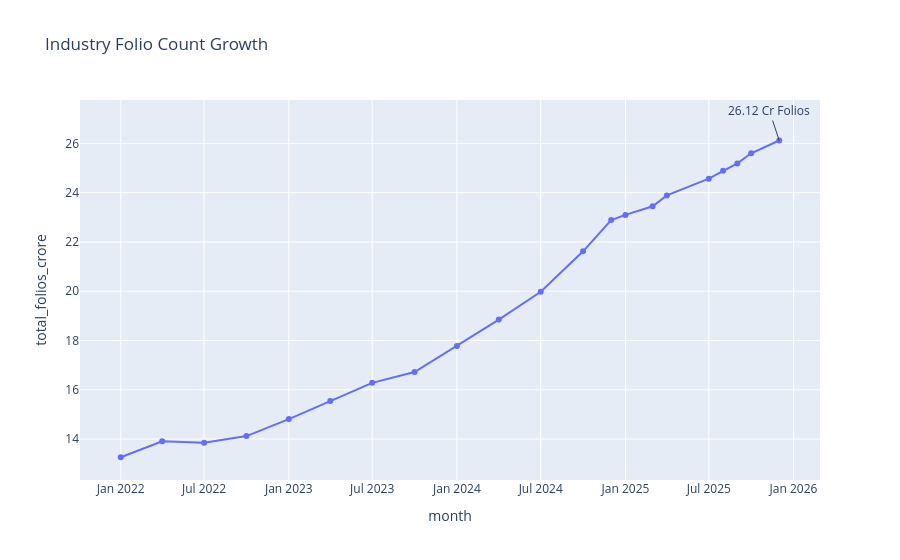

The notebook cell saved with this chart:
### Markdown cell above
---
## 7. Folio Count Growth

**Objective:** Show growth from 13.26 Cr → 26.12 Cr with key milestones.

### Code cell
import plotly.express as px

fig = px.line(folio, x="month", y="total_folios_crore", title="Industry Folio Count Growth", markers=True)
peak = folio.loc[folio["total_folios_crore"].idxmax()]
fig.add_annotation(x=peak["month"], y=peak["total_folios_crore"], text="26.12 Cr Folios", showarrow=True)
fig.show()

### Figure 1 — Plotly figure (JSON) as saved in the notebook; plotly's stock layout.template omitted (floating-point values rounded to 4 significant figures)
{"data": [{"hovertemplate": "month=%{x}<br>total_folios_crore=%{y}<extra></extra>", "legendgroup": "", "line": {"color": "#636efa", "dash": "solid"}, "marker": {"symbol": "circle"}, "mode": "lines+markers", "name": "", "orientation": "v", "showlegend": false, "type": "scatter", "x": ["2022-01-01T00:00:00", "2022-04-01T00:00:00", "2022-07-01T00:00:00", "2022-10-01T00:00:00", "2023-01-01T00:00:00", "2023-04-01T00:00:00", "2023-07-01T00:00:00", "2023-10-01T00:00:00", "2024-01-01T00:00:00", "2024-04-01T00:00:00", "2024-07-01T00:00:00", "2024-10-01T00:00:00", "2024-12-01T00:00:00", "2025-01-01T00:00:00", "2025-03-01T00:00:00", "2025-04-01T00:00:00", "2025-07-01T00:00:00", "2025-08-01T00:00:00", "2025-09-01T00:00:00", "2025-10-01T00:00:00", "2025-12-01T00:00:00"], "xaxis": "x", "y": [13.26, 13.91, 13.85, 14.12, 14.81, 15.54, 16.28, 16.72, 17.78, 18.85, 19.98, 21.62, 22.89, 23.1, 23.45, 23.89, 24.57, 24.89, 25.19, 25.6, 26.12], "yaxis": "y"}], "layout": {"annotations": [{"showarrow": true, "text": "26.12 Cr Folios", "x": "2025-12-01T00:00:00", "y": 26.12}], "legend": {"tracegroupgap": 0}, "title": {"text": "Industry Folio Count Growth"}, "xaxis": {"anchor": "y", "domain": [0, 1], "title": {"text": "month"}}, "yaxis": {"anchor": "x", "domain": [0, 1], "title": {"text": "total_folios_crore"}}}}
